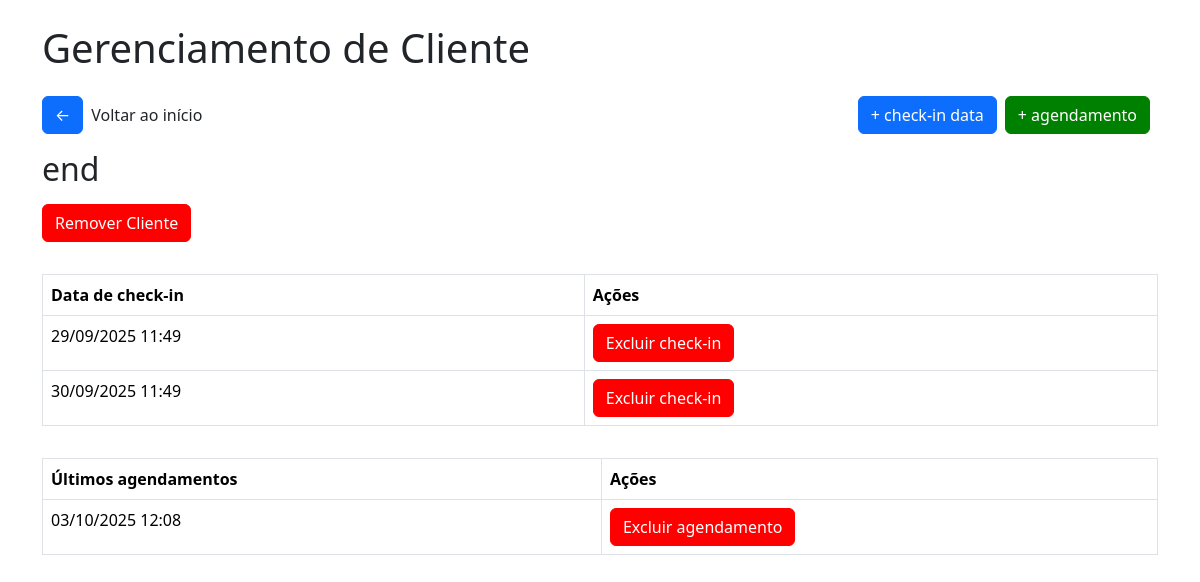
Before: /clienteendermo/1 with the older database file.
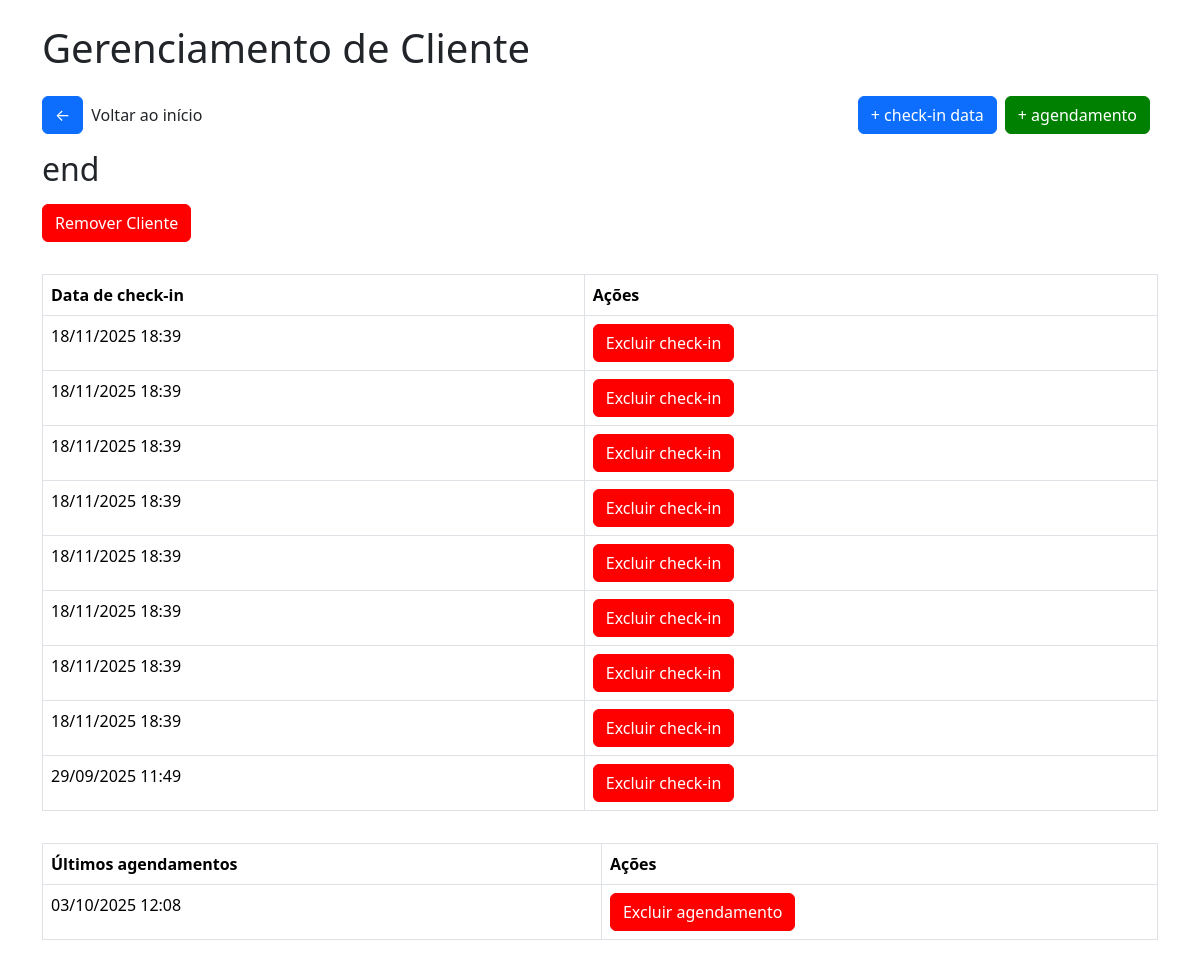
After: the same page with the newer database file.
### tables this page shows
CREATE TABLE checkin_endermo (
        id INTEGER PRIMARY KEY AUTOINCREMENT,
        cliente_id INTEGER,
        data DATETIME,
        FOREIGN KEY(cliente_id) REFERENCES clientes(id)
    );

CREATE TABLE historico_agendamento_endermo (
        id INTEGER PRIMARY KEY AUTOINCREMENT,
        cliente_id INTEGER,
        data DATETIME,
        FOREIGN KEY(cliente_id) REFERENCES clientes(id)
    );

### app/views/endermo.py (the view)
@app.route('/clienteendermo/<int:cliente_id>')
def cliente_endermo(cliente_id):
    conn = get_db_connection()
    cliente = conn.execute("SELECT * FROM cliente_endermo WHERE id = ?", (cliente_id,)).fetchone()
    checkins = conn.execute("SELECT * FROM checkin_endermo WHERE cliente_id = ? ORDER BY data ASC", (cliente_id,))
    agendamentos = conn.execute("SELECT * FROM historico_agendamento_endermo WHERE cliente_id = ? ORDER BY data ASC", (cliente_id,))
    return render_template('endermo/cliente_endermo.html', cliente=cliente, checkins=checkins, agendamentos=agendamentos)

### app/model/model.py (called while the page is built)
def get_db_connection():
    conn = sqlite3.connect('checkins.db')
    conn.row_factory = sqlite3.Row
    return conn

### app/templates/endermo/cliente_endermo.html (shortened to what this page needs)
<!DOCTYPE html>
<html lang="pt-br">
<head>
    <link href="https://cdn.jsdelivr.net/npm/bootstrap@5.3.2/dist/css/bootstrap.min.css" rel="stylesheet">
    <link rel="stylesheet" href="{{url_for('static', filename='css/style.css')}}">
    <link rel="stylesheet" href="{{url_for('static', filename='css/modal.css')}}">
</head>
<body>
    <div class="container">
        <h1 class="mb-4">
            Gerenciamento de Cliente
        </h1>
        <div class="box-btn-home">
            <div class="box"><a href="/endermo" class="btn btn-primary btn-home">&#x2190</a>
            <p>Voltar ao início</p></div>
            <div class="box">
                <a href="/adcheckindataendermo/{{cliente.id}}" class="btn btn-primary btn-home">+ check-in data</a>
                <a href="/adicionaragendamentoendermo/{{cliente.id}}" class="btn btn-primary btn-home green">+ agendamento</a>
            </div>
        </div>
        <h2 class="mb-3">
            {{cliente.nome}}
        </h2>
        <button class="btn btn-primary btn-remover" id="openModal">Remover Cliente</button>
        <table class="table table-bordered table-checkin">
            <thead>
                <tr>
                <th>Data de check-in</th>
                <th>Ações</th>
                </tr>
            </thead>
            <tbody>
                {% for checkin in checkins %}
                <tr>
                <td>{{ checkin.data }}</td>
                <td><a href="/excluircheckinendermo/{{checkin.id}}" class="btn btn-primary btn-remover excludecheckin">Excluir check-in</a></td>
                </tr>
                {% endfor %}
            </tbody>
        </table>
        <table class="table table-bordered table-checkin">
            <thead>
                <tr>
                <th>Últimos agendamentos</th>
                <th>Ações</th>
                </tr>
            </thead>
            <tbody>
                {% for a in agendamentos %}
                <tr>
                <td>{{ a.data }}</td>
                <td><a href="/excluiragendamentoendermo/{{a.id}}" class="btn btn-primary btn-remover excludecheckin">Excluir agendamento</a></td>
                </tr>
                {% endfor %}
            </tbody>
        </table>
</body>
</html>

Changed rows visible on the page:
removed checkin_endermo: data "30/09/2025 11:49"
added checkin_endermo: data "18/11/2025 18:39"
added checkin_endermo: data "18/11/2025 18:39"
added checkin_endermo: data "18/11/2025 18:39"
added checkin_endermo: data "18/11/2025 18:39"
added checkin_endermo: data "18/11/2025 18:39"
added checkin_endermo: data "18/11/2025 18:39"
added checkin_endermo: data "18/11/2025 18:39"
added checkin_endermo: data "18/11/2025 18:39"
